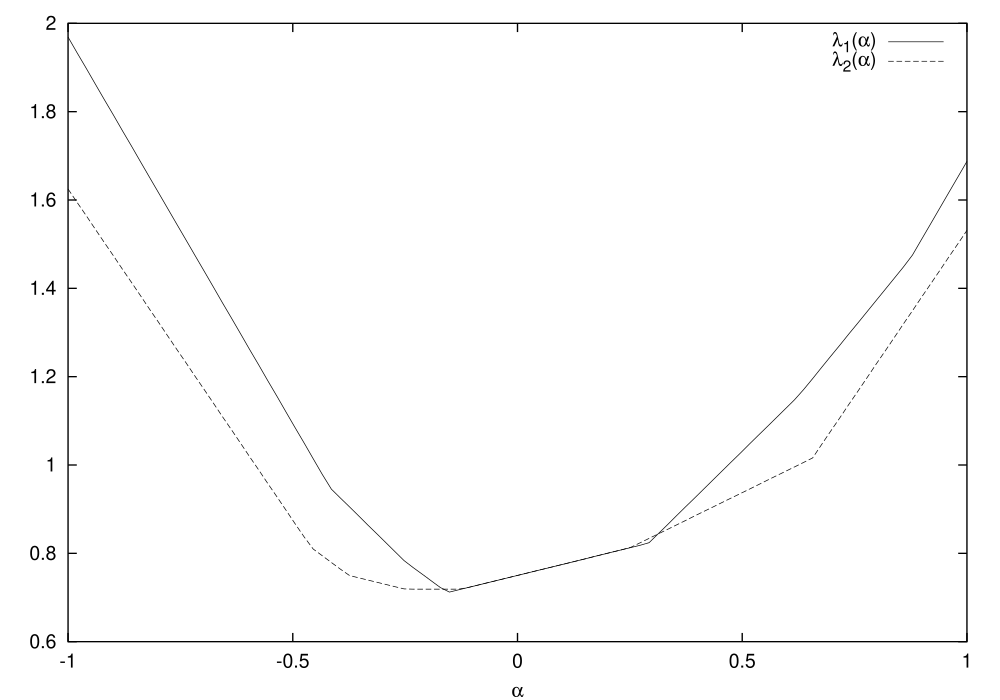

Write gnuplot code to recreate this figure.
#
# plot lambda 1 and lambda 2 for hr paper
# (proof of differentiability)
#
cabs(x)=abs(x)
lda1(a)=(5+2*cabs(4*a+1)+2*cabs(7-8*a)+2*cabs(5+12*a)+cabs(32*a+5)+cabs(5-8*a)+cabs(24*a-7))/64
lda2(a)=(5+2*cabs(4*a+1)+2*cabs(3+8*a)+2*cabs(1-4*a)+cabs(21-32*a)+cabs(1+8*a)+cabs(24*a+11))/64
set term postscript enhanced monochrome
set xlabel "{/Symbol a}"
set out 'lambdas.eps'
plot [x=-1:1] lda1(x) title "{/Symbol l}_1({/Symbol a})",lda2(x) title "{/Symbol l}_2({/Symbol a})"
! epstopdf lambdas.eps
